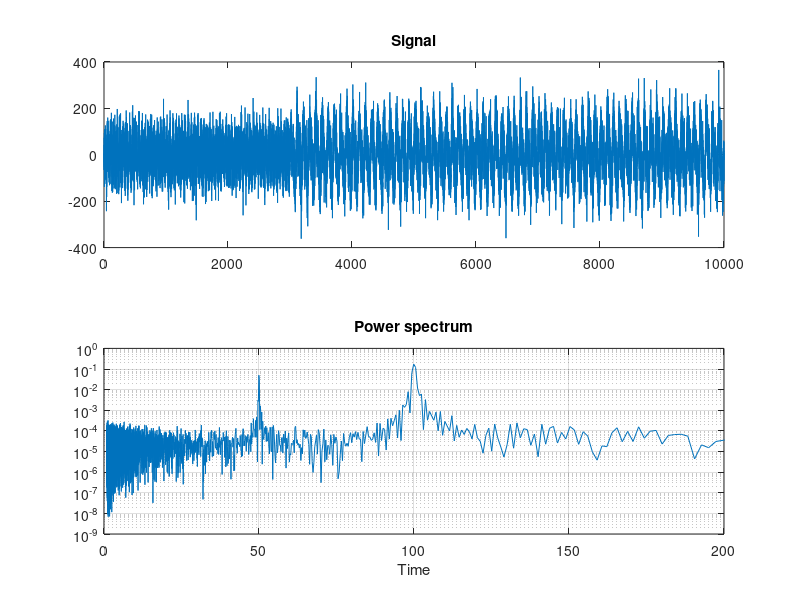

Source code (MATLAB): (Note: this script raises an error after producing the figure.)
% this program tries to understand how sucky wavelets work.
% cool cool

% % %  ---- REAL DATA ----
% T = readtable('t_series_data.csv');
% 
% x_tot = T{:,2};
% t = T{:,1};
% dt = T{2,1} - T{1,1};    % dt is in hours
% fs = 1/dt;
% 
% % quiet time
% stop = find(t == 79);
% xq = x_tot(1:stop);
% xq_dt = detrend(xq);                % detrend it
% 
% % storm time
% start = find(t == 84);
% xst = x_tot(start:end);
% xst_dt = detrend(xst);                  % detrend it
% 
% % now splice together the storm and quiet time
% x = [xq_dt; xst_dt];
% 
% name1 = './Figures/Powerspectrum_obs.png';
% name2 = './Figures/Morlet_obs.png';
% xlimits = [0, 1.3];



% ---- SYNTHETIC DATA----
dt = 0.5;
fs = 1/dt;
t = [0:dt:10000];
ind = find(t == 3000);
A = 40;
B = 100;
P1 = 50;
P2 = 100;

x = A * sin(2*pi*t/P1);
x(ind:end) = x(ind:end) +  B * sin(2*pi*t(ind:end)/P2);
n = std(x) *  randn(size(t));
x = x + n;
name1 = './Figures/Powerspectrum_syn.png';
name2 = './Figures/Morlet_syn.png';
xlimits = [0, 200];


nfft = 2^nextpow2(length(x));     % next power of 2 to use for fft points
[Px, fq] = periodogram(x, [], nfft, fs);
xnorm = Px/sum(Px(:));

h = figure();
subplot(211);
plot(t, x);
title('Signal');

subplot(212);
plot(1./fq, xnorm);
set(gca, 'YScale', 'log');
title('Power spectrum')
xlabel('Time');
xlim(xlimits)
grid on;
saveas(gcf, name1);


% waitfor(h)

cwt(x, 'amor', seconds(dt))
saveas(gcf, name2);

